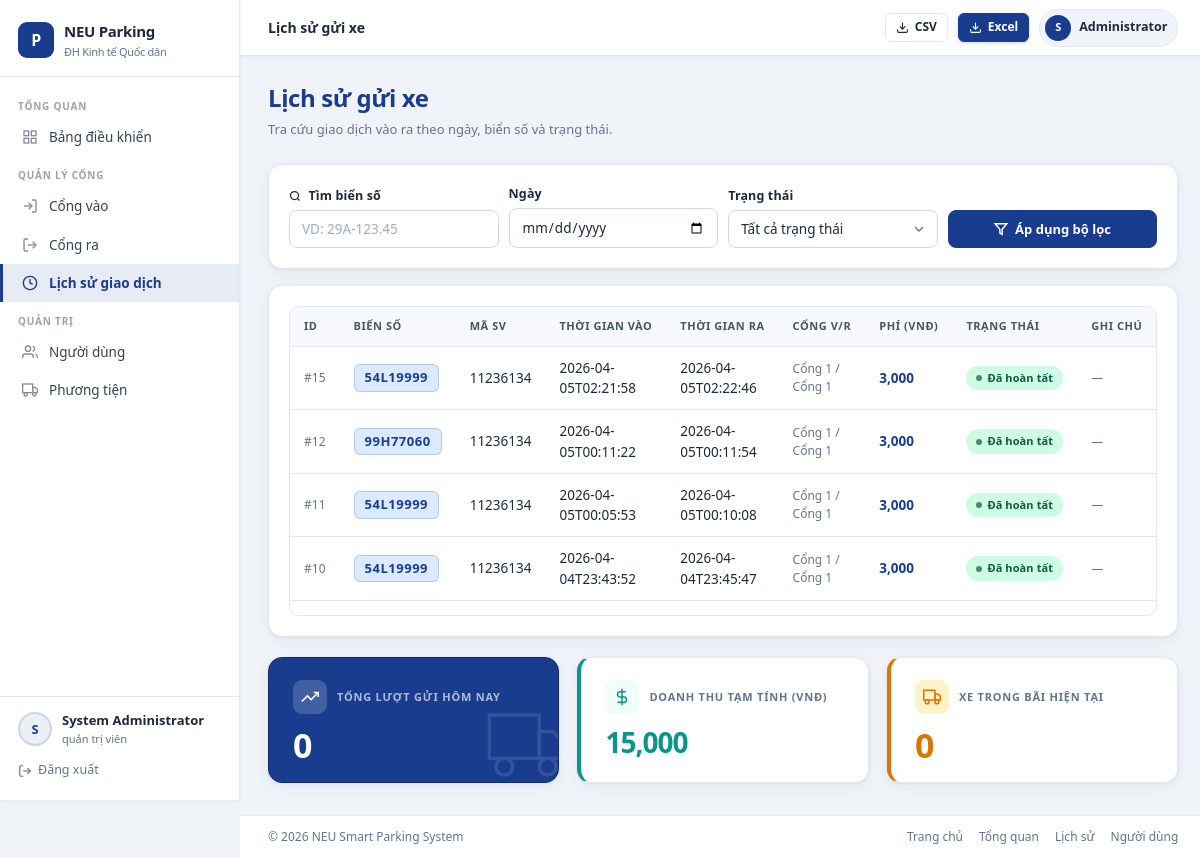
Screenshot of /history (signed in) with the database file from the repository.
### tables this page shows
CREATE TABLE users (
            id INTEGER PRIMARY KEY AUTOINCREMENT,
            username TEXT UNIQUE NOT NULL,
            password_hash TEXT NOT NULL,
            full_name TEXT NOT NULL,
            role TEXT NOT NULL DEFAULT 'student' CHECK (role IN ('admin', 'student', 'guard')),
            student_code TEXT UNIQUE,
            email TEXT UNIQUE,
            phone TEXT,
            is_active INTEGER NOT NULL DEFAULT 1,
            created_at TEXT DEFAULT CURRENT_TIMESTAMP
        );

CREATE TABLE parking_log (
            id INTEGER PRIMARY KEY AUTOINCREMENT,
            plate TEXT NOT NULL,
            student_code TEXT NOT NULL,
            time_in TEXT NOT NULL,
            time_out TEXT,
            gate_in TEXT,
            gate_out TEXT,
            fee INTEGER NOT NULL DEFAULT 0,
            status TEXT NOT NULL DEFAULT 'IN_PARKING',
            note TEXT,
            created_at TEXT DEFAULT CURRENT_TIMESTAMP
        );

### app.py (the view)
@app.route("/history")
@roles_required("guard", "admin")
def history():
    plate = (request.args.get("plate") or "").strip()
    status = (request.args.get("status") or "").strip()
    date = (request.args.get("date") or "").strip()
    context = {
        "history": list_history_records(plate=plate, status=status, date=date),
        "total_revenue": int(_fetch_scalar("SELECT COALESCE(SUM(fee),0) FROM parking_log WHERE time_out IS NOT NULL")),
        "today_count": int(_fetch_scalar("SELECT COUNT(*) FROM parking_log WHERE date(time_in)=date('now','localtime')")),
        "occupancy": int(_fetch_scalar("SELECT COUNT(*) FROM parking_log WHERE time_out IS NULL")),
        "plate_filter": plate,
        "status_filter": status,
        "date_filter": date,
    }
    return render_template("history.html", **context)

### templates/history.html (shortened to what this page needs)
{% extends 'base.html' %}
{% block topbar_title %}Lịch sử gửi xe{% endblock %}
{% block extra_css %}
<link rel="stylesheet" href="{{ url_for('static', filename='css/parking.css') }}">
{% endblock %}
{% block topbar_actions %}
<a class="btn btn-secondary btn-small" href="{{ url_for('export_csv', plate=plate_filter, status=status_filter, date=date_filter) }}">
    <svg width="13" height="13" viewBox="0 0 24 24" fill="none" stroke="currentColor" stroke-width="2"><path d="M21 15v4a2 2 0 01-2 2H5a2 2 0 01-2-2v-4"/><polyline points="7 10 12 15 17 10"/><line x1="12" y1="15" x2="12" y2="3"/></svg>
    CSV
</a>
<a class="btn btn-primary btn-small" href="{{ url_for('export_excel', plate=plate_filter, status=status_filter, date=date_filter) }}">
    <svg width="13" height="13" viewBox="0 0 24 24" fill="none" stroke="currentColor" stroke-width="2"><path d="M21 15v4a2 2 0 01-2 2H5a2 2 0 01-2-2v-4"/><polyline points="7 10 12 15 17 10"/><line x1="12" y1="15" x2="12" y2="3"/></svg>
    Excel
</a>
{% endblock %}
{% block content %}
<div class="page-header">
    <div>
        <h1 class="page-title">Lịch sử gửi xe</h1>
        <p class="page-subtitle">Tra cứu giao dịch vào ra theo ngày, biển số và trạng thái.</p>
    </div>
</div>
<article class="section-card" style="margin-bottom:16px;">
    <form method="get" action="{{ url_for('history') }}" class="filter-bar">
        <div class="form-group">
            <label for="plate">
                <svg width="12" height="12" viewBox="0 0 24 24" fill="none" stroke="currentColor" stroke-width="2.5" style="margin-right:4px;vertical-align:middle;"><circle cx="11" cy="11" r="8"/><path d="m21 21-4.35-4.35"/></svg>
                Tìm biển số
            </label>
            <input id="plate" type="text" name="plate" value="{{ plate_filter }}" placeholder="VD: 29A-123.45">
        </div>
        <div class="form-group">
            <label for="date">Ngày</label>
            <input id="date" type="date" name="date" value="{{ date_filter }}">
        </div>
        <div class="form-group">
            <label for="status">Trạng thái</label>
            <select id="status" name="status">
                <option value="">Tất cả trạng thái</option>
            </select>
        </div>
        <div>
            <button class="hs-filter-btn" type="submit">
                <svg width="14" height="14" viewBox="0 0 24 24" fill="none" stroke="currentColor" stroke-width="2.5">
                    <polygon points="22 3 2 3 10 12.46 10 19 14 21 14 12.46 22 3"/>
                </svg>
                Áp dụng bộ lọc
            </button>
        </div>
    </form>
</article>
<article class="section-card" style="margin-bottom:20px;">
    <div class="table-wrapper" style="max-height:310px;overflow-y:auto;">
        <table>
            <thead>
                <tr>
                    <th>ID</th>
                    <th>Biển số</th>
                    <th>Mã SV</th>
                    <th>Thời gian vào</th>
                    <th>Thời gian ra</th>
                    <th>Cổng V/R</th>
                    <th>Phí (VNĐ)</th>
                    <th>Trạng thái</th>
                    <th>Ghi chú</th>
                </tr>
            </thead>
            <tbody>
                {% for item in history %}
                <tr>
                    <td style="color:var(--text-secondary);font-size:12px;">#{{ item.id }}</td>
                    <td><span class="plate-badge">{{ item.plate }}</span></td>
                    <td>{{ item.student_code }}</td>
                    <td>{{ item.time_in or '—' }}</td>
                    <td>{{ item.time_out or '—' }}</td>
                    <td style="font-size:12px;color:var(--text-secondary);">
                        {{ item.gate_in or '—' }} / {{ item.gate_out or '—' }}
                    </td>
                    <td style="font-weight:700;color:var(--primary);">
                        {{ "{:,.0f}".format(item.fee or 0) }}
                    </td>
                    <td>
                        <span class="badge {% if item.status == 'IN_PARKING' %}badge-warning{% else %}badge-success{% endif %}">
                            {{ translate_status(item.status) }}
                        </span>
                    </td>
                    <td style="color:var(--text-secondary);font-size:12px;">{{ item.note or '—' }}</td>
                </tr>
                {% else %}
                <tr>
                    <td colspan="9" class="muted" style="text-align:center;padding:28px;">Không có bản ghi phù hợp.</td>
                </tr>
                {% endfor %}
            </tbody>
        </table>
    </div>
</article>
<div class="grid grid-3" style="margin-top:8px;">
    <article class="hs-stat-card hs-stat-dark">
        <div class="hs-stat-top">
            <div class="hs-stat-icon-wrap hs-icon-white">
                <svg width="18" height="18" viewBox="0 0 24 24" fill="none" stroke="currentColor" stroke-width="2">
                    <polyline points="23 6 13.5 15.5 8.5 10.5 1 18"/>
                    <polyline points="17 6 23 6 23 12"/>
                </svg>
            </div>
            <span class="hs-stat-eyebrow">TỔNG LƯỢT GỬI HÔM NAY</span>
        </div>
        <p class="hs-stat-value">{{ today_count }}</p>
        <div class="hs-stat-bg-icon">
            <svg width="80" height="80" viewBox="0 0 24 24" fill="none" stroke="currentColor" stroke-width="1" opacity="0.12">
                <rect x="1" y="3" width="15" height="13"/><polygon points="16 8 20 8 23 11 23 16 16 16 16 8"/>
                <circle cx="5.5" cy="18.5" r="2.5"/><circle cx="18.5" cy="18.5" r="2.5"/>
            </svg>
        </div>
    </article>
    <article class="hs-stat-card hs-stat-teal">
        <div class="hs-stat-top">
            <div class="hs-stat-icon-wrap hs-icon-teal">
                <svg width="18" height="18" viewBox="0 0 24 24" fill="none" stroke="currentColor" stroke-width="2">
                    <line x1="12" y1="1" x2="12" y2="23"/>
                    <path d="M17 5H9.5a3.5 3.5 0 0 0 0 7h5a3.5 3.5 0 0 1 0 7H6"/>
                </svg>
            </div>
            <span class="hs-stat-eyebrow">DOANH THU TẠM TÍNH (VNĐ)</span>
        </div>
        <p class="hs-stat-value hs-val-teal">{{ "{:,.0f}".format(total_revenue) }}</p>
    </article>
    <article class="hs-stat-card hs-stat-orange">
        <div class="hs-stat-top">
            <div class="hs-stat-icon-wrap hs-icon-orange">
                <svg width="18" height="18" viewBox="0 0 24 24" fill="none" stroke="currentColor" stroke-width="2">
                    <rect x="1" y="3" width="15" height="13"/><polygon points="16 8 20 8 23 11 23 16 16 16 16 8"/>
                    <circle cx="5.5" cy="18.5" r="2.5"/><circle cx="18.5" cy="18.5" r="2.5"/>
                </svg>
            </div>
            <span class="hs-stat-eyebrow">XE TRONG BÃI HIỆN TẠI</span>
        </div>
        <p class="hs-stat-value hs-val-orange">{{ occupancy }}</p>
    </article>
</div>
{% endblock %}

### templates/base.html (shortened to what this page needs)
<!DOCTYPE html>
<html lang="vi">
<head>
    <link rel="stylesheet" href="{{ url_for('static', filename='css/base.css') }}">
    <link rel="stylesheet" href="{{ url_for('static', filename='css/layout.css') }}">
    <link rel="stylesheet" href="{{ url_for('static', filename='css/components.css') }}">
    <link rel="stylesheet" href="{{ url_for('static', filename='css/forms.css') }}">
    <link rel="stylesheet" href="{{ url_for('static', filename='css/tables.css') }}">
    {% block extra_css %}{% endblock %}
</head>
<body>
{% if current_user %}
<div class="app-shell">
    <aside class="sidebar" id="sidebar">
        <div class="sidebar-brand">
            <a class="sidebar-brand-logo" href="{{ url_for('index') }}">
                <div class="sidebar-brand-icon">P</div>
                <div>
                    <div>NEU Parking</div>
                    <div class="sidebar-brand-subtitle">ĐH Kinh tế Quốc dân</div>
                </div>
            </a>
        </div>
        <nav class="sidebar-nav">
            {% if current_user.role in ['admin', 'guard'] %}
            <div class="sidebar-section">
                <div class="sidebar-section-label">Tổng quan</div>
                <a class="sidebar-link {% if request.endpoint == 'dashboard' %}active{% endif %}"
                   href="{{ url_for('dashboard') }}">
                    <span class="sidebar-link-icon">
                        <svg width="16" height="16" viewBox="0 0 24 24" fill="none" stroke="currentColor" stroke-width="2"><rect x="3" y="3" width="7" height="7"/><rect x="14" y="3" width="7" height="7"/><rect x="14" y="14" width="7" height="7"/><rect x="3" y="14" width="7" height="7"/></svg>
                    </span>
                    Bảng điều khiển
                </a>
            </div>
            <div class="sidebar-section">
                <div class="sidebar-section-label">Quản lý cổng</div>
                <a class="sidebar-link {% if request.endpoint == 'gate_in' %}active{% endif %}"
                   href="{{ url_for('gate_in') }}">
                    <span class="sidebar-link-icon">
                        <svg width="16" height="16" viewBox="0 0 24 24" fill="none" stroke="currentColor" stroke-width="2"><path d="M15 3h4a2 2 0 012 2v14a2 2 0 01-2 2h-4"/><polyline points="10 17 15 12 10 7"/><line x1="15" y1="12" x2="3" y2="12"/></svg>
                    </span>
                    Cổng vào
                </a>
                <a class="sidebar-link {% if request.endpoint == 'gate_out' %}active{% endif %}"
                   href="{{ url_for('gate_out') }}">
                    <span class="sidebar-link-icon">
                        <svg width="16" height="16" viewBox="0 0 24 24" fill="none" stroke="currentColor" stroke-width="2"><path d="M9 21H5a2 2 0 01-2-2V5a2 2 0 012-2h4"/><polyline points="16 17 21 12 16 7"/><line x1="21" y1="12" x2="9" y2="12"/></svg>
                    </span>
                    Cổng ra
                </a>
                <a class="sidebar-link {% if request.endpoint == 'history' %}active{% endif %}"
                   href="{{ url_for('history') }}">
                    <span class="sidebar-link-icon">
                        <svg width="16" height="16" viewBox="0 0 24 24" fill="none" stroke="currentColor" stroke-width="2"><circle cx="12" cy="12" r="10"/><polyline points="12 6 12 12 16 14"/></svg>
                    </span>
                    Lịch sử giao dịch
                </a>
            </div>
            {% if current_user.role == 'admin' %}
            <div class="sidebar-section">
                <div class="sidebar-section-label">Quản trị</div>
                <a class="sidebar-link {% if request.endpoint == 'user_management' %}active{% endif %}"
                   href="{{ url_for('user_management') }}">
                    <span class="sidebar-link-icon">
                        <svg width="16" height="16" viewBox="0 0 24 24" fill="none" stroke="currentColor" stroke-width="2"><path d="M17 21v-2a4 4 0 00-4-4H5a4 4 0 00-4 4v2"/><circle cx="9" cy="7" r="4"/><path d="M23 21v-2a4 4 0 00-3-3.87"/><path d="M16 3.13a4 4 0 010 7.75"/></svg>
                    </span>
                    Người dùng
                </a>
                <a class="sidebar-link {% if request.endpoint == 'vehicles' %}active{% endif %}"
                   href="{{ url_for('vehicles') }}">
                    <span class="sidebar-link-icon">
                        <svg width="16" height="16" viewBox="0 0 24 24" fill="none" stroke="currentColor" stroke-width="2"><rect x="1" y="3" width="15" height="13"/><polygon points="16 8 20 8 23 11 23 16 16 16 16 8"/><circle cx="5.5" cy="18.5" r="2.5"/><circle cx="18.5" cy="18.5" r="2.5"/></svg>
                    </span>
                    Phương tiện
                </a>
            </div>
            {% endif %}
            {% endif %}
        </nav>
        <div class="sidebar-footer">
            <div class="sidebar-user">
                <div class="sidebar-avatar">{{ current_user.full_name[0] | upper if current_user.full_name else 'U' }}</div>
                <div class="sidebar-user-info">
                    <div class="sidebar-user-name">{{ current_user.full_name }}</div>
                    <div class="sidebar-user-role">{{ translate_role(current_user.role) }}</div>
                </div>
            </div>
            <a class="sidebar-logout" href="{{ url_for('logout') }}">
                <svg width="14" height="14" viewBox="0 0 24 24" fill="none" stroke="currentColor" stroke-width="2"><path d="M9 21H5a2 2 0 01-2-2V5a2 2 0 012-2h4"/><polyline points="16 17 21 12 16 7"/><line x1="21" y1="12" x2="9" y2="12"/></svg>
                Đăng xuất
            </a>
        </div>
    </aside>
    <div class="main-area">
        <header class="topbar">
            <div class="topbar-left">
                <span class="topbar-title">{% block topbar_title %}NEU Smart Parking{% endblock %}</span>
            </div>
            <div class="topbar-right">
                {% block topbar_actions %}{% endblock %}
                <a class="topbar-user" href="{% if current_user.role in ['admin','guard'] %}{{ url_for('dashboard') }}{% else %}{{ url_for('self_dashboard') }}{% endif %}">
                    <div class="topbar-avatar">{{ current_user.full_name[0] | upper if current_user.full_name else 'U' }}</div>
                    {{ current_user.full_name.split(' ')[-1] }}
                </a>
            </div>
        </header>
        <main class="page-content">
            {% block content %}{% endblock %}
        </main>
        <footer class="app-footer">
            <span>&copy; {{ current_year }} NEU Smart Parking System</span>
            <div class="app-footer-links">
                <a href="{{ url_for('index') }}">Trang chủ</a>
                {% if current_user.role in ['admin', 'guard'] %}
                    <a href="{{ url_for('dashboard') }}">Tổng quan</a>
                    <a href="{{ url_for('history') }}">Lịch sử</a>
                    {% if current_user.role == 'admin' %}
                    <a href="{{ url_for('user_management') }}">Người dùng</a>
                    {% endif %}
                {% else %}
                    <a href="{{ url_for('self_dashboard') }}">Trang cá nhân</a>
                    <a href="{{ url_for('student_qr') }}">Mã QR</a>
                    <a href="{{ url_for('self_history') }}">Lịch sử</a>
                {% endif %}
            </div>
        </footer>
    </div>
</div>
{% endif %}
</body>
</html>

### rows the page displays
users: full_name "S", full_name "System Administrator", full_name "Administrator"
parking_log: id "15", plate "54L19999", student_code "11236134", time_in "2026-04-05T02:21:58", time_out "2026-04-05T02:22:46", gate_in "Cổng 1", gate_out "Cổng 1", fee "3,000", note "—"
parking_log: id "12", plate "99H77060", student_code "11236134", time_in "2026-04-05T00:11:22", time_out "2026-04-05T00:11:54", gate_in "Cổng 1", gate_out "Cổng 1", fee "3,000", note "—"
parking_log: id "11", plate "54L19999", student_code "11236134", time_in "2026-04-05T00:05:53", time_out "2026-04-05T00:10:08", gate_in "Cổng 1", gate_out "Cổng 1", fee "3,000", note "—"
parking_log: id "10", plate "54L19999", student_code "11236134", time_in "2026-04-04T23:43:52", time_out "2026-04-04T23:45:47", gate_in "Cổng 1", gate_out "Cổng 1", fee "3,000", note "—"

### other values shown
{{ today_count }} "0"
{{ "{:,.0f}".format(total_revenue) }} "15,000"
{{ occupancy }} "0"
